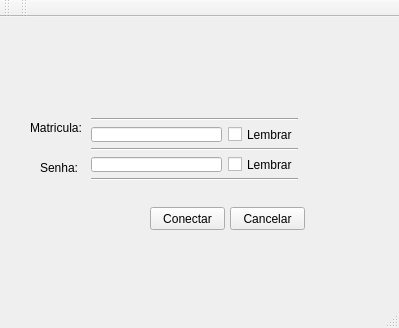
<?xml version="1.0" encoding="UTF-8"?>
<ui version="4.0">
 <class>MainWindow</class>
 <widget class="QMainWindow" name="MainWindow">
  <property name="geometry">
   <rect>
    <x>0</x>
    <y>0</y>
    <width>399</width>
    <height>328</height>
   </rect>
  </property>
  <property name="windowTitle">
   <string>MainWindow</string>
  </property>
  <widget class="QWidget" name="centralWidget">
   <widget class="QLabel" name="label">
    <property name="geometry">
<rect>
      <x>30</x>
      <y>100</y>
      <width>51</width>
      <height>21</height>
     </rect>
    </property>
    <property name="text">
     <string>Matricula:</string>
    </property>
   </widget>
   <widget class="QLabel" name="label_2">
    <property name="geometry">
     <rect>
      <x>40</x>
      <y>140</y>
      <width>41</width>
      <height>21</height>
     </rect>
    </property>
    <property name="text">
     <string>Senha:</string>
      </property>
   </widget>
   <widget class="QWidget" name="layoutWidget">
    <property name="geometry">
     <rect>
      <x>80</x>
      <y>90</y>
      <width>229</width>
      <height>85</height>
     </rect>
    </property>
    <layout class="QVBoxLayout" name="verticalLayout">
     <item>
      <widget class="Line" name="line_3">
       <property name="orientation">
        <enum>Qt::Horizontal</enum>
       </property>
</widget>
     </item>
     <item>
      <layout class="QHBoxLayout" name="horizontalLayout">
       <item>
        <widget class="QLineEdit" name="lineEdit"/>
       </item>
       <item>
        <widget class="QCheckBox" name="Box_login">
         <property name="text">
          <string>Lembrar</string>
         </property>
        </widget>
       </item>
      </layout>
     </item>
     <item>
      <widget class="Line" name="line">
       <property name="orientation">
        <enum>Qt::Horizontal</enum>
       </property>
      </widget>
     </item>
     <item>
      <layout class="QHBoxLayout" name="horizontalLayout_2">
       <item>
        <widget class="QLineEdit" name="line_senha"/>
       </item>
       <item>
        <widget class="QCheckBox" name="box_senha">
         <property name="text">
          <string>Lembrar</string>
         </property>
        </widget>
       </item>
      </layout>
     </item>
     <item>
      <widget class="Line" name="line_2">
       <property name="orientation">
        <enum>Qt::Horizontal</enum>
       </property>
      </widget>
     </item>
    </layout>
   </widget>
   <widget class="QPushButton" name="pushButton">
    <property name="geometry">
     <rect>
      <x>150</x>
      <y>190</y>
      <width>75</width>
      <height>23</height>
     </rect>
    </property>
    <property name="text">
     <string>Conectar</string>
    </property>
   </widget>
   <widget class="QPushButton" name="pushButton_2">
    <property name="geometry">
     <rect>
      <x>230</x>
      <y>190</y>
      <width>75</width>
      <height>23</height>
     </rect>
    </property>
    <property name="text">
     <string>Cancelar</string>
    </property>
    <property name="checkable">
     <bool>false</bool>
    </property>
   </widget>
   <zorder>layoutWidget</zorder>
   <zorder>label</zorder>
   <zorder>label_2</zorder>
   <zorder>pushButton</zorder>
   <zorder>pushButton_2</zorder>
  </widget>
  <widget class="QToolBar" name="mainToolBar">
   <attribute name="toolBarArea">
    <enum>TopToolBarArea</enum>
   </attribute>
   <attribute name="toolBarBreak">
    <bool>false</bool>
   </attribute>
  </widget>
  <widget class="QStatusBar" name="statusBar"/>
  <widget class="QToolBar" name="toolBar">
   <property name="windowTitle">
    <string>toolBar</string>
   </property>
   <attribute name="toolBarArea">
    <enum>TopToolBarArea</enum>
   </attribute>
   <attribute name="toolBarBreak">
    <bool>false</bool>
   </attribute>
  </widget>
 </widget>
 <layoutdefault spacing="6" margin="11"/>
 <resources/>
 <connections/>
</ui>
